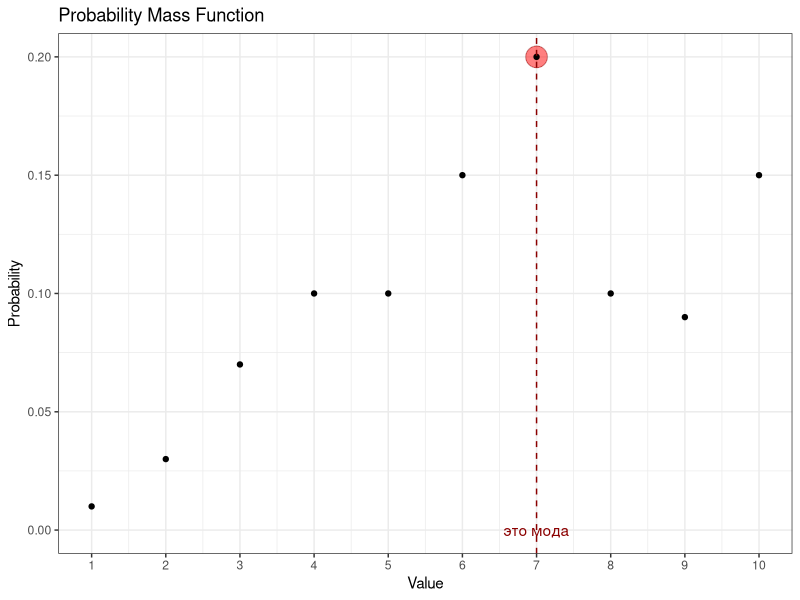
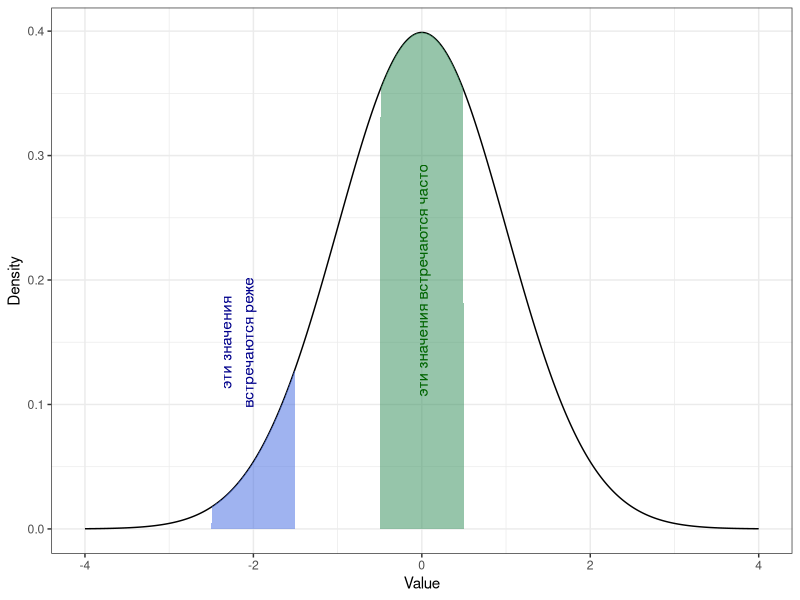
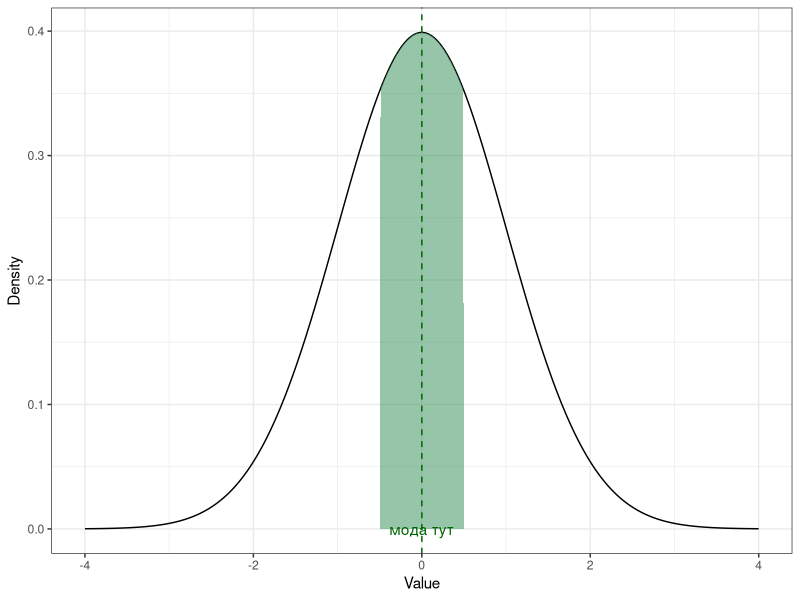

Write R code to recreate these figures, in order.
## ---- chunk 1
library(tidyverse)
theme_set(theme_bw())
## ---- chunk 2
tibble(x = 1:10,
       y = c(.01, .03, .07, .1, .1, .15, .2, .1, .09, .15)) |> 
  ggplot(aes(x, y)) +
  annotate(geom = "point", x = 7, y = 0.2, size = 7, shape = 21, color = "darkred", fill = "red", alpha = .5) +
  geom_point() +
  geom_vline(xintercept = 7, color = "darkred", linetype = "dashed") +
  annotate(geom = "text", label = "это мода", x = 7, y = 0, color = "darkred") +
  scale_x_continuous(breaks = 1:10) +
  labs(x = "Value", y = "Probability",
       title = "Probability Mass Function")
## ---- chunk 3
mode_cont_data <- tibble(x = seq(-4, 4, by = .01), y = dnorm(x))
mode_high_freq <- mode_cont_data |> filter(x > -.5 & x < .5)
mode_low_freq <- mode_cont_data |> filter(x > -2.5 & x < -1.5)
## ---- chunk 4
ggplot(mode_cont_data,
       aes(x, y)) +
  geom_line() +
  geom_polygon(data = tibble(y = c(0, 0), x = c(.5, -.5)) |> 
                 bind_rows(mode_high_freq),
               fill = "seagreen", alpha = .5) +
  geom_polygon(data = tibble(y = c(0, 0), x = c(-1.5, -2.5)) |>
                 bind_rows(mode_low_freq),
               fill = "royalblue", alpha = .5) +
  annotate(geom = "text", label = "эти значения встречаются часто",
           x = 0, y = .2, angle = 90, color = "darkgreen") +
  annotate(geom = "text", label = "эти значения\nвстречаются реже",
           x = -2.2, y = .15, angle = 90, color = "darkblue") +
  labs(x = "Value", y = "Density")
## ---- chunk 5
ggplot(mode_cont_data,
       aes(x, y)) +
  geom_line() +
  geom_polygon(data = tibble(y = c(0, 0), x = c(.5, -.5)) |> 
                 bind_rows(mode_high_freq),
               fill = "seagreen", alpha = .5) +
  geom_vline(xintercept = 0, linetype = "dashed", color = "darkgreen") +
  annotate(geom = "text", label = "мода тут",
           x = 0, y = 0, color = "darkgreen") +
  labs(x = "Value", y = "Density")
